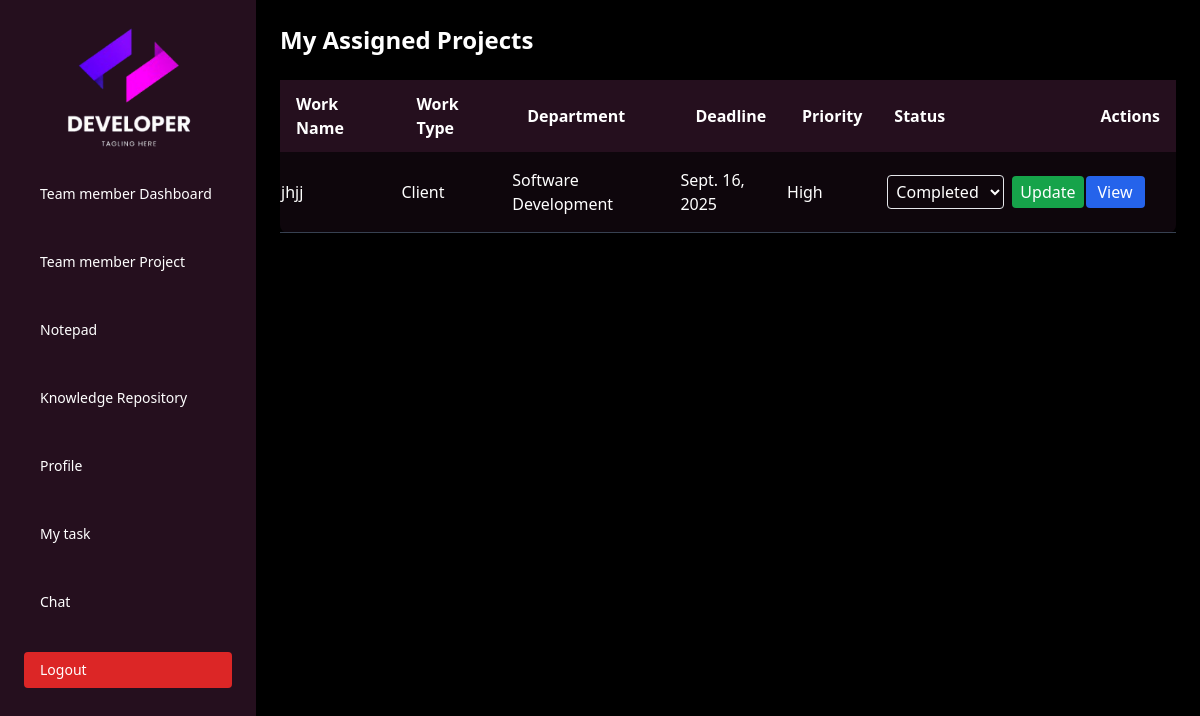
The page /teammember_project/ (signed in) on the database as committed earlier.
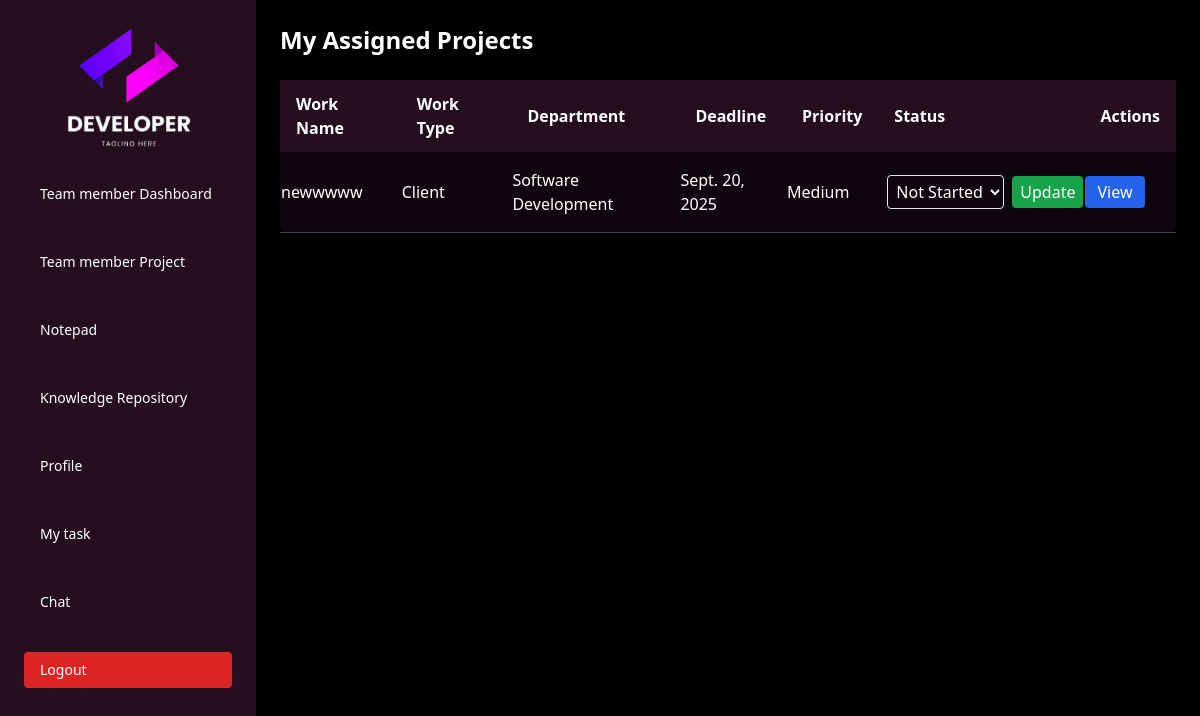
The same page on the database as committed later.
### monitoringapp/models.py (models this page shows, shortened)
class ProjectAssign(models.Model):
    WORK_TYPE_CHOICES = (
        ("Client", "Client"),
        ("Company", "Company"),
        ("Other", "Other"),
    )
    PRIORITY_CHOICES = (
        ("Low", "Low"),
        ("Medium", "Medium"),
        ("High", "High"),
        ("Urgent", "Urgent"),
    )
    STATUS_CHOICES = (
        ("Not Started", "Not Started"),
        ("In Progress", "In Progress"),
        ("On Hold", "On Hold"),
        ("Completed", "Completed"),
    )
    team = models.ForeignKey("Team", on_delete=models.CASCADE)
    department = models.ForeignKey("Department", on_delete=models.CASCADE)
    assign_to = models.ForeignKey("User", related_name="assigned_works", on_delete=models.CASCADE)
    assigned_by = models.ForeignKey("User", related_name="given_works", on_delete=models.CASCADE)
    work_name = models.CharField(max_length=255)
    work_type = models.CharField(max_length=50, choices=WORK_TYPE_CHOICES)
    category = models.CharField(max_length=255, blank=True, null=True)
    description = models.TextField(blank=True, null=True)
    deadline = models.DateField(null=True, blank=True)
    additional_notes = models.TextField(blank=True, null=True)
    upload_file = models.FileField(upload_to="uploads/files/", blank=True, null=True)
    upload_image = models.ImageField(upload_to="uploads/images/", blank=True, null=True)
    color_preference = models.CharField(max_length=100, blank=True, null=True)
    content_example = models.TextField(blank=True, null=True)
    priority = models.CharField(max_length=20, choices=PRIORITY_CHOICES, default="Medium")
    assigned_date = models.DateField(default=now)
    status = models.CharField(
        max_length=20,
        choices=STATUS_CHOICES,
        default="Not Started"
    )

class Department(models.Model):
    name = models.CharField(max_length=100, unique=True)

### monitoringapp/views.py (the view, shortened to what this page needs)
# urls.py: path('teammember_project/', views.teammember_project, name='teammember_project'),
@never_cache
def teammember_project(request):
    user_id = request.session.get("user_id")
    if not user_id:   # if session expired or user logged out
        return redirect("index")
    user = get_object_or_404(User, id=user_id)
    projects = ProjectAssign.objects.filter(assign_to=user).order_by("-assigned_date")
    return render(request, "teammember_project.html", {"projects": projects})

### monitoringapp/context_processors.py (called while the page is built)
def logged_in_user(request):
    user = None
    is_team_lead = False
    if request.session.get("user_id"):
        try:
            user = User.objects.get(id=request.session["user_id"])
            if user.job_Position.lower() == "team lead":
                is_team_lead = True
        except User.DoesNotExist:
            pass
    return {"logged_in_user": user, "is_team_lead": is_team_lead}

### monitoringapp/templates/teammember_project.html (shortened to what this page needs)
{% load static %}
<!DOCTYPE html>
<html lang="en">
<head>
  <script src="https://cdn.tailwindcss.com"></script>
  <link rel="stylesheet" href="{% static 'css/admin.css' %}">
</head>
<body class="bg-black text-white font-sans select-none">
<div id="sidebar"
     class="fixed top-0 left-0 h-full w-64 bg-[#250f1e] overflow-y-auto text-white p-6 z-50 transform -translate-x-full md:translate-x-0 transition-transform duration-300 ease-in-out">  <div class="flex items-center justify-between mb-6">
    <div class="w-full flex justify-center select-none">
      <img src="{% static 'images/logo.png' %}" alt="Logo" class="w-32 h-32 object-contain">
    </div>
  </div>
  <nav class="select-none">
    <ul class="space-y-8 text-sm">
      <li>
        <a href="{% url 'teammember_dashboard' %}" class="block py-2 px-4 rounded hover:bg-white hover:text-black">Team member Dashboard</a>
      </li>
      <li>
        <a href="{% url 'teammember_project' %}" class="block py-2 px-4 rounded hover:bg-white hover:text-black">Team member Project</a>
      </li>
      <li>
        <a href="{% url 'teammember_notepad' %}" class="block py-2 px-4 rounded hover:bg-white hover:text-black">Notepad</a>
      </li>
      <li>
        <a href="{% url 'teammember_repository' %}" class="block py-2 px-4 rounded hover:bg-white hover:text-black">Knowledge Repository</a>
      </li>
      <li>
        <a href="{% url 'teammember_profile' %}" class="block py-2 px-4 rounded hover:bg-white hover:text-black">Profile</a>
      </li>
      <li>
        <a href="{% url 'teammember_task' %}" class="block py-2 px-4 rounded hover:bg-white hover:text-black">My task</a>
      </li>
      <li>
        <a href="{% url 'teammember_chat' %}" class="block py-2 px-4 rounded hover:bg-white hover:text-black">Chat</a>
      </li>
      <a href="{% url 'teammember_logout' %}"
       class="block py-2 px-4 rounded bg-red-600 text-white">
       Logout
    </a>
    </ul>
  </nav>
</div>
<div class="ml-0 md:ml-64 p-6">
  <h1 class="text-2xl font-bold mb-6">My Assigned Projects</h1>
  {% if projects %}
  <div class="overflow-x-auto">
    <table class="min-w-full bg-[#250f1e]/40 rounded-lg">
      <thead>
        <tr class="bg-[#250f1e] text-left">
          <th class="py-3 px-4">Work Name</th>
          <th class="py-3 px-4">Work Type</th>
          <th class="py-3 px-4">Department</th>
          <th class="py-3 px-4">Deadline</th>
          <th class="py-3 px-4">Priority</th>
          <th class="py-3 px-4">Status</th>
          <th class="py-3 px-4">Actions</th>
        </tr>
      </thead>
      <tbody>
        {% for project in projects %}
        <tr class="border-b border-gray-700">
          <td class="py-4">{{ project.work_name }}</td>
          <td class="py-4">{{ project.work_type }}</td>
          <td class="py-4">{{ project.department.name }}</td>
          <td class="py-4">{{ project.deadline }}</td>
          <td class="py-4">{{ project.priority }}</td>
          <td class="py-4">
            <form method="POST" action="{% url 'update_project_status' project.id %}" class="flex items-center space-x-2">
              <select name="status" class="p-1 rounded border text-black">
                {% for value, label in project.STATUS_CHOICES %}
                  <option value="{{ value }}" {% if project.status == value %}selected{% endif %}>{{ label }}</option>
                {% endfor %}
              </select>
              <button type="submit" class="bg-green-600 text-white px-2 py-1 rounded">Update</button>
            </form>
          </td>
<td class="py-4">
<button onclick="openProjectModal(this)"
    data-work_name="{{ project.work_name }}"
    data-work_type="{{ project.work_type }}"
    data-category="{{ project.category }}"
    data-description="{{ project.description }}"
    data-deadline="{{ project.deadline|date:'Y-m-d' }}"
    data-additional_notes="{{ project.additional_notes }}"
    data-color_preference="{{ project.color_preference }}"
    data-priority="{{ project.priority }}"
    data-content_example="{{ project.content_example }}"
    data-files='{% for f in project.files.all %}{{ f.file.url }}{% if not forloop.last %},{% endif %}{% endfor %}'
    data-images='{% for i in project.images.all %}{{ i.image.url }}{% if not forloop.last %},{% endif %}{% endfor %}'
    class="px-3 py-1 bg-blue-600 text-white rounded hover:bg-blue-700">
  View
</button>
</td>
        </tr>
        {% endfor %}
      </tbody>
    </table>
  </div>
  {% else %}
    <p>No projects assigned to you yet.</p>
  {% endif %}
</div>
</body>
</html>

### monitoringapp/static/css/admin.css (style rules this page uses)
input, select, textarea { background-color: transparent !important; color: white !important; }
html, body { overflow-x: hidden; width: 100%; }

Rows that differ between the two databases and show on the page:
removed ProjectAssign: work_name "jhjj", work_type "Client", department.name "Software Development", deadline "Sept. 16, 2025", priority "High", status "Completed"
added ProjectAssign: work_name "newwwww", work_type "Client", department.name "Software Development", deadline "Sept. 20, 2025", priority "Medium", status "Not Started"
